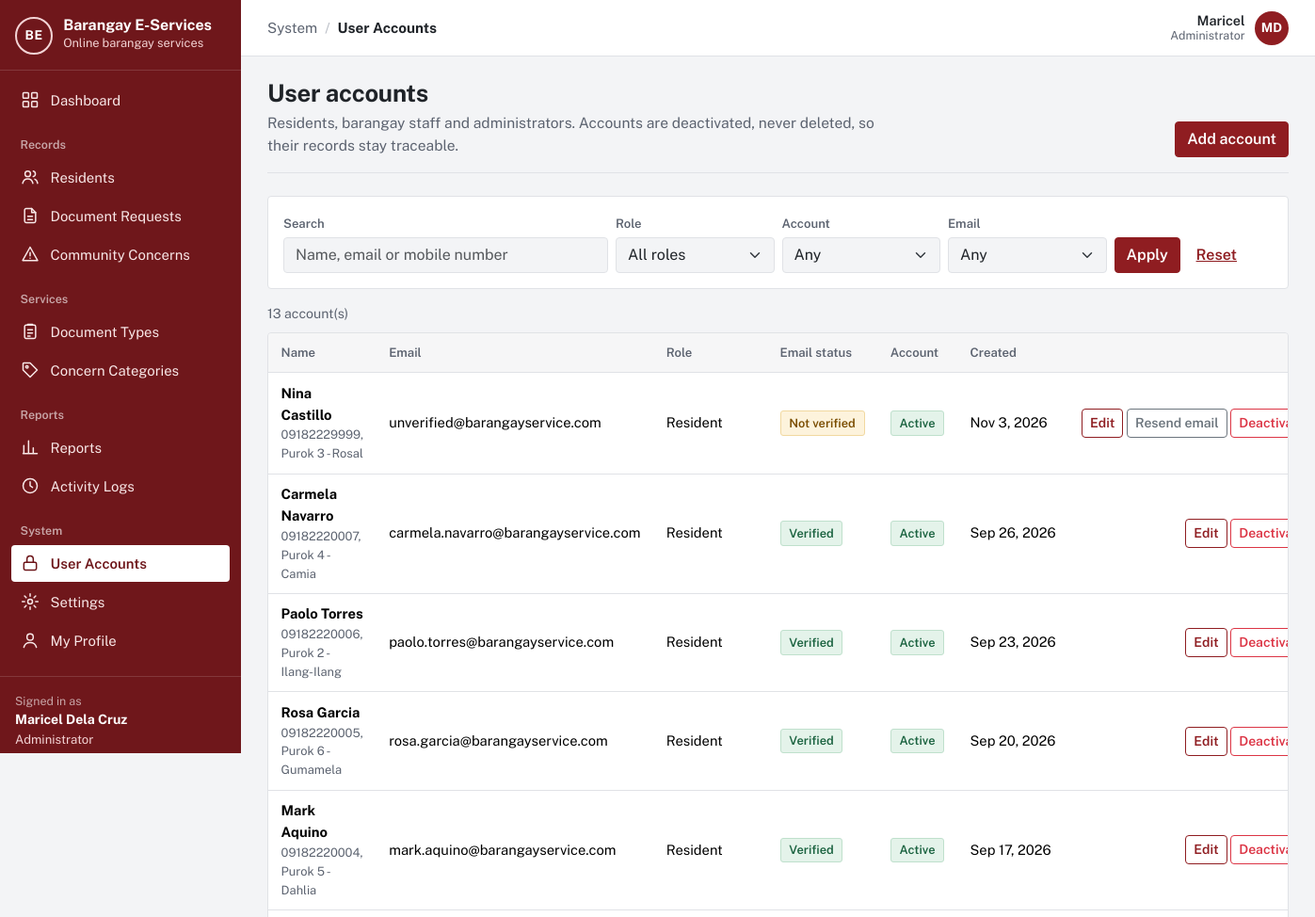
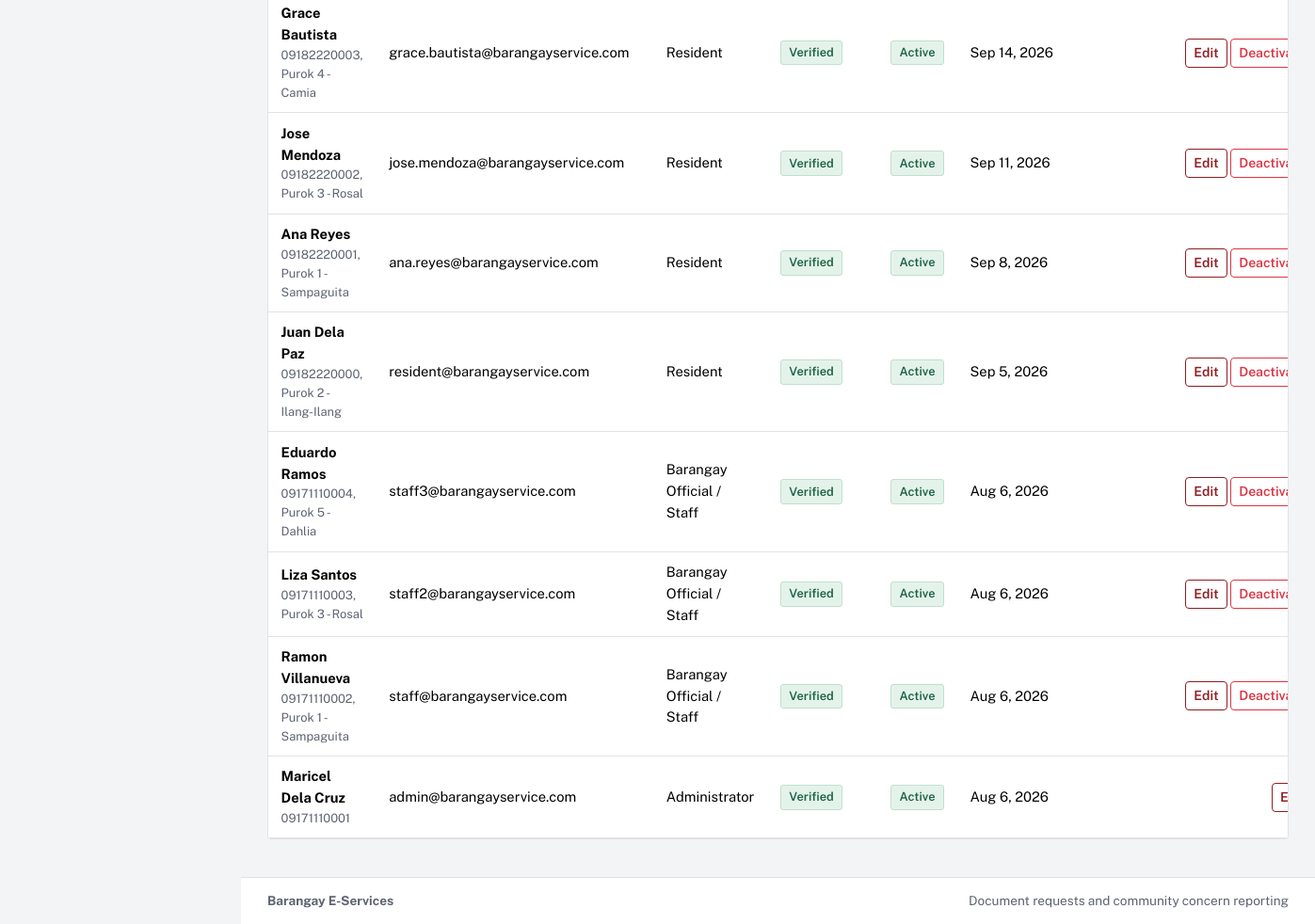
The page /admin/users.php (signed in) on the database its author committed (2 pictures, top to bottom).
### tables this page shows
CREATE TABLE `users` (
  `user_id` int(10) unsigned NOT NULL AUTO_INCREMENT,
  `role_id` tinyint(3) unsigned NOT NULL,
  `purok_id` smallint(5) unsigned DEFAULT NULL,
  `first_name` varchar(60) NOT NULL,
  `last_name` varchar(60) NOT NULL,
  `email` varchar(120) NOT NULL,
  `contact_no` varchar(13) DEFAULT NULL,
  `street_address` varchar(150) DEFAULT NULL,
  `password_hash` varchar(255) NOT NULL,
  `email_verified_at` datetime DEFAULT NULL,
  `is_active` tinyint(1) NOT NULL DEFAULT 1,
  `failed_logins` tinyint(3) unsigned NOT NULL DEFAULT 0,
  `locked_until` datetime DEFAULT NULL,
  `created_at` datetime NOT NULL DEFAULT current_timestamp(),
  `updated_at` datetime NOT NULL DEFAULT current_timestamp() ON UPDATE current_timestamp(),
  PRIMARY KEY (`user_id`),
  UNIQUE KEY `email` (`email`),
  KEY `fk_users_purok` (`purok_id`),
  KEY `idx_users_role` (`role_id`),
  CONSTRAINT `fk_users_purok` FOREIGN KEY (`purok_id`) REFERENCES `puroks` (`purok_id`) ON DELETE SET NULL,
  CONSTRAINT `fk_users_role` FOREIGN KEY (`role_id`) REFERENCES `roles` (`role_id`)
);

CREATE TABLE `roles` (
  `role_id` tinyint(3) unsigned NOT NULL,
  `role_key` varchar(20) NOT NULL,
  `role_name` varchar(50) NOT NULL,
  PRIMARY KEY (`role_id`),
  UNIQUE KEY `role_key` (`role_key`)
);

CREATE TABLE `puroks` (
  `purok_id` smallint(5) unsigned NOT NULL AUTO_INCREMENT,
  `purok_name` varchar(60) NOT NULL,
  PRIMARY KEY (`purok_id`),
  UNIQUE KEY `purok_name` (`purok_name`)
);

### app/lib/helpers.php (called while the page is built, shortened)
<?php
function e($value): string
{
    return htmlspecialchars((string) ($value ?? ''), ENT_QUOTES | ENT_SUBSTITUTE, 'UTF-8');
}
function base_path(): string
{
    static $base = null;
    if ($base === null) {
        $script = realpath($_SERVER['SCRIPT_FILENAME'] ?? '') ?: '';
        $root   = realpath(APP_ROOT) ?: APP_ROOT;
        $rel    = str_replace('\\', '/', substr($script, strlen($root)));
        $name   = str_replace('\\', '/', $_SERVER['SCRIPT_NAME'] ?? '');
        $base   = ($rel !== '' && str_ends_with($name, $rel)) ? substr($name, 0, -strlen($rel)) : '';
        $base   = rtrim($base, '/');
    }
    return $base;
}
function url(string $path = ''): string
{
    return base_path() . '/' . ltrim($path, '/');
}
function asset(string $path): string
{
    return url('assets/' . ltrim($path, '/'));
}
function query_param(string $key, string $default = ''): string
{
    $value = $_GET[$key] ?? $default;
    return is_string($value) ? trim($value) : $default;
}
function format_date(?string $datetime, string $format = 'M j, Y'): string
{
    return $datetime ? date($format, strtotime($datetime)) : '—';
}
function full_name(array $row, string $prefix = ''): string
{
    return trim(($row[$prefix . 'first_name'] ?? '') . ' ' . ($row[$prefix . 'last_name'] ?? ''));
}
function paginate(int $total, int $perPage = 15): array
{
    $page = max(1, (int) ($_GET['page'] ?? 1));
    $totalPages = max(1, (int) ceil($total / $perPage));
    $page = min($page, $totalPages);
    return [$perPage, ($page - 1) * $perPage, $page, $totalPages];
}

### app/lib/auth.php (called while the page is built, shortened)
<?php
function current_user(bool $refresh = false): ?array
{
    static $user = false;
    if ($user !== false && !$refresh) {
        return $user;
    }
    $user = null;
    if (!empty($_SESSION['user_id'])) {
        $user = db_one(
            'SELECT u.user_id, u.first_name, u.last_name, u.email, u.contact_no, u.street_address, u.purok_id,
                    u.email_verified_at, u.is_active, u.created_at, r.role_key, r.role_name
               FROM users u JOIN roles r ON r.role_id = u.role_id
              WHERE u.user_id = ?',
            [(int) $_SESSION['user_id']]
        );
    }
    return $user;
}
function is_verified(?array $user = null): bool
{
    $user = $user ?? current_user();
    return $user !== null && !empty($user['email_verified_at']);
}
function home_path_for_role(?string $role): string
{
    return match ($role) {
        ROLE_ADMIN    => 'admin/dashboard.php',
        ROLE_STAFF    => 'staff/dashboard.php',
        ROLE_RESIDENT => 'resident/dashboard.php',
        default       => 'auth/login.php',
    };
}
function require_login(bool $mustBeVerified = true): array
{
    $user = current_user();
    return $user;
}
function require_role(string ...$roles): array
{
    $user = require_login();
    return $user;
}

### app/lib/db.php (called while the page is built, shortened)
<?php
function db(): mysqli
{
    static $conn = null;
    if ($conn === null) {
        $conn = new mysqli(
            config('db.host'),
            config('db.user'),
            config('db.password'),
            config('db.name'),
            (int) config('db.port', 3306)
        );
        $conn->set_charset('utf8mb4');
        $conn->query("SET time_zone = '+08:00'");
    }
    return $conn;
}
function db_query(string $sql, array $params = []): mysqli_stmt
{
    $stmt = db()->prepare($sql);
    if ($params) {
        $types = '';
        foreach ($params as $p) {
            $types .= is_int($p) ? 'i' : (is_float($p) ? 'd' : 's');
        }
        $stmt->bind_param($types, ...array_values($params));
    }
    $stmt->execute();
    return $stmt;
}
function db_all(string $sql, array $params = []): array
{
    $result = db_query($sql, $params)->get_result();
    return $result ? $result->fetch_all(MYSQLI_ASSOC) : [];
}
function db_one(string $sql, array $params = []): ?array
{
    $result = db_query($sql, $params)->get_result();
    $row = $result ? $result->fetch_assoc() : null;
    return $row ?: null;
}
function db_value(string $sql, array $params = [])
{
    $row = db_one($sql, $params);
    return $row ? reset($row) : null;
}

### admin/users.php (the view, shortened to what this page needs)
<?php
require __DIR__ . '/../app/bootstrap.php';
$admin = require_role(ROLE_ADMIN);
$f = [
    'q'        => query_param('q'),
    'role'     => in_array(query_param('role'), [ROLE_ADMIN, ROLE_STAFF, ROLE_RESIDENT], true) ? query_param('role') : '',
    'status'   => in_array(query_param('status'), ['active', 'inactive'], true) ? query_param('status') : '',
    'verified' => in_array(query_param('verified'), ['0', '1'], true) ? query_param('verified') : '',
];
$where = [];
$params = [];
$whereSql = $where ? 'WHERE ' . implode(' AND ', $where) : '';
$from = "FROM users u JOIN roles r ON r.role_id = u.role_id LEFT JOIN puroks p ON p.purok_id = u.purok_id $whereSql";
$total = (int) db_value("SELECT COUNT(*) $from", $params);
[$limit, $offset, $page, $pages] = paginate($total);
$rows = db_all(
    "SELECT u.user_id, u.first_name, u.last_name, u.email, u.contact_no, u.email_verified_at, u.is_active, u.created_at,
            r.role_key, r.role_name, p.purok_name $from ORDER BY u.created_at DESC, u.user_id DESC LIMIT ? OFFSET ?",
    array_merge($params, [$limit, $offset])
);
$activeNav = 'users';
require APP_ROOT . '/app/views/header.php';
?>
<div class="page-head">
  <div><h1>User accounts</h1><p>Residents, barangay staff and administrators. Accounts are deactivated, never deleted, so their records stay traceable.</p></div>
  <div class="page-actions"><a class="btn btn-primary" href="<?= e(url('admin/user-form.php')) ?>">Add account</a></div>
</div>
<form class="filters" method="get" role="search">
  <div class="row g-2 align-items-end">
    <div class="col-md-4"><label class="form-label" for="q">Search</label><input class="form-control" id="q" name="q" value="<?= e($f['q']) ?>" placeholder="Name, email or mobile number"></div>
    <div class="col-6 col-md-2"><label class="form-label" for="role">Role</label>
      <select class="form-select" id="role" name="role"><option value="">All roles</option>
        <option value="admin" <?= $f['role'] === 'admin' ? 'selected' : '' ?>>Administrator</option></select></div>
    <div class="col-6 col-md-2"><label class="form-label" for="status">Account</label>
      <select class="form-select" id="status" name="status"><option value="">Any</option>
        <option value="inactive" <?= $f['status'] === 'inactive' ? 'selected' : '' ?>>Deactivated</option></select></div>
    <div class="col-6 col-md-2"><label class="form-label" for="verified">Email</label>
      <select class="form-select" id="verified" name="verified"><option value="">Any</option>
        <option value="0" <?= $f['verified'] === '0' ? 'selected' : '' ?>>Not verified</option></select></div>
    <div class="col-auto"><button class="btn btn-primary" type="submit">Apply</button> <a class="btn btn-link" href="<?= e(url('admin/users.php')) ?>">Reset</a></div>
  </div>
</form>
<div class="result-meta"><span><?= $total ?> account(s)</span></div>
<div class="table-wrap">
  <?php if (!$rows): ?><div class="empty"><p>No accounts match these filters.</p></div><?php else: ?>
  <table class="table">
    <thead><tr><th scope="col">Name</th><th scope="col">Email</th><th scope="col">Role</th><th scope="col">Email status</th><th scope="col">Account</th><th scope="col">Created</th><th scope="col"><span class="visually-hidden">Actions</span></th></tr></thead>
    <tbody>
    <?php foreach ($rows as $r): ?>
      <tr>
        <td><strong><?= e(full_name($r)) ?></strong><div class="small text-muted"><?= e($r['contact_no']) ?><?= $r['purok_name'] ? ', ' . e($r['purok_name']) : '' ?></div></td>
        <td><?= e($r['email']) ?></td>
        <td><?= e($r['role_name']) ?></td>
        <td><?= $r['email_verified_at'] ? '<span class="status status-done">Verified</span>' : '<span class="status status-ready">Not verified</span>' ?></td>
        <td><?= $r['is_active'] ? '<span class="status status-done">Active</span>' : '<span class="status status-muted">Deactivated</span>' ?></td>
        <td class="nowrap"><?= e(format_date($r['created_at'])) ?></td>
        <td class="text-end nowrap">
          <a class="btn btn-sm btn-outline-primary" href="<?= e(url('admin/user-form.php?id=' . (int) $r['user_id'])) ?>">Edit<span class="visually-hidden"> <?= e(full_name($r)) ?></span></a>
          <form method="post" class="d-inline">
            <?php if (!$r['email_verified_at']): ?><button class="btn btn-sm btn-outline-secondary" name="op" value="resend">Resend email</button><?php endif; ?>
            <?php if ((int) $r['user_id'] !== (int) $admin['user_id']): ?>
              <?php if ($r['is_active']): ?>
                <button class="btn btn-sm btn-outline-danger" name="op" value="deactivate" data-confirm="Deactivate <?= e(full_name($r)) ?>? They will not be able to sign in.">Deactivate</button>
              <?php else: ?>
                <button class="btn btn-sm btn-outline-secondary" name="op" value="activate">Activate</button>
              <?php endif; ?>
            <?php endif; ?>
          </form>
        </td>
      </tr>
    <?php endforeach; ?>
    </tbody>
  </table>
  <?php endif; ?>
</div>
<?php require APP_ROOT . '/app/views/footer.php'; ?>

### app/views/header.php (shortened to what this page needs)
<?php
$user = current_user();
$role = $user['role_key'] ?? null;
$verified = $user && is_verified($user);
$activeNav = $activeNav ?? '';
$appLayout = $user && $verified;
$groups = [];
if ($appLayout && $role === ROLE_ADMIN) {
    $groups = [
        '' => ['dashboard' => ['admin/dashboard.php', 'Dashboard', 'dashboard']],
        'Records' => [
            'residents' => ['residents.php', 'Residents', 'residents'],
            'requests'  => ['requests.php', 'Document Requests', 'document'],
            'concerns'  => ['concerns.php', 'Community Concerns', 'concern'],
        ],
        'Services' => [
            'doctypes'   => ['admin/document-types.php', 'Document Types', 'services'],
            'categories' => ['admin/categories.php', 'Concern Categories', 'category'],
        ],
        'Reports' => [
            'reports' => ['reports.php', 'Reports', 'reports'],
            'logs'    => ['admin/logs.php', 'Activity Logs', 'logs'],
        ],
        'System' => [
            'users'    => ['admin/users.php', 'User Accounts', 'accounts'],
            'settings' => ['admin/settings.php', 'Settings', 'settings'],
            'profile'  => ['profile.php', 'My Profile', 'profile'],
        ],
    ];
}
$crumbGroup = '';
$crumbItem = $pageTitle ?? '';
foreach ($groups as $label => $items) {
    if (isset($items[$activeNav])) {
        $crumbGroup = $label;
        $crumbItem = $items[$activeNav][1];
    }
}
?><!doctype html>
<html lang="en">
<head>
  <link rel="stylesheet" href="<?= e(asset('vendor/bootstrap/bootstrap.min.css')) ?>">
  <link rel="stylesheet" href="<?= e(asset('css/app.css')) ?>">
</head>
<body class="<?= $appLayout ? 'app-body' : 'public-body' ?>">
<?php if ($appLayout): ?>
<div class="app-shell">
  <aside class="sidebar offcanvas-lg offcanvas-start" id="sidebar" tabindex="-1" aria-label="Main navigation">
    <div class="sidebar-brand">
      <a class="brand" href="<?= e(url(home_path_for_role($role))) ?>">
        <?= render_app_mark() ?>
        <span class="brand-text">
          <span class="brand-name"><?= e(app_name()) ?></span>
          <span class="brand-sub">Online barangay services</span>
        </span>
      </a>
    </div>
    <nav class="sidebar-nav">
      <?php foreach ($groups as $label => $items): ?>
        <?php if ($label !== ''): ?><div class="sidebar-heading"><?= e($label) ?></div><?php endif; ?>
        <ul class="sidebar-list">
          <?php foreach ($items as $key => [$path, $itemLabel, $iconName]): ?>
            <li>
              <a class="sidebar-link<?= $key === $activeNav ? ' active' : '' ?>" <?= $key === $activeNav ? 'aria-current="page"' : '' ?> href="<?= e(url($path)) ?>">
                <?= icon($iconName) ?><span><?= e($itemLabel) ?></span>
              </a>
            </li>
          <?php endforeach; ?>
        </ul>
      <?php endforeach; ?>
    </nav>
    <div class="sidebar-user">
      <div class="sidebar-user-label">Signed in as</div>
      <div class="sidebar-user-name"><?= e(full_name($user)) ?></div>
      <div class="sidebar-user-role"><?= e($user['role_name']) ?></div>
      <form method="post" action="<?= e(url('auth/logout.php')) ?>">
      </form>
    </div>
  </aside>
  <div class="app-main">
    <header class="topbar">
      <nav class="topbar-crumb" aria-label="You are here">
        <?php if ($crumbGroup !== ''): ?><span class="crumb-group"><?= e($crumbGroup) ?></span><span class="crumb-sep" aria-hidden="true">/</span><?php endif; ?>
        <span class="crumb-item"><?= e($crumbItem) ?></span>
      </nav>
      <div class="topbar-user">
        <span class="topbar-user-text"><span class="topbar-user-name"><?= e($user['first_name']) ?></span><span class="topbar-user-role"><?= e($user['role_name']) ?></span></span>
        <a class="avatar" href="<?= e(url('profile.php')) ?>" title="My profile" aria-label="My profile"><?= e(mb_strtoupper(mb_substr($user['first_name'], 0, 1) . mb_substr($user['last_name'], 0, 1))) ?></a>
      </div>
    </header>
    <main id="main" class="page">
<?php endif; ?>

### rows shown on the page
users: full_name($user) "Maricel Dela Cruz", role.role_name "Administrator", first_name "Maricel", first_name+last_name "MD", full_name($r) "Maricel Dela Cruz", contact_no "09171110001", email "admin@barangayservice.com", shows "Verified", is_active "Active", created_at "Aug 6, 2026"
users: full_name($r) "Nina Castillo", contact_no "09182229999", purok.purok_name "Purok 3 - Rosal", email "unverified@barangayservice.com", role.role_name "Resident", shows "Not verified", is_active "Active", created_at "Nov 3, 2026", shows "Resend email"
users: full_name($r) "Carmela Navarro", contact_no "09182220007", purok.purok_name "Purok 4 - Camia", email "carmela.navarro@barangayservice.com", role.role_name "Resident", shows "Verified", is_active "Active", created_at "Sep 26, 2026"
users: full_name($r) "Paolo Torres", contact_no "09182220006", purok.purok_name "Purok 2 - Ilang-Ilang", email "paolo.torres@barangayservice.com", role.role_name "Resident", shows "Verified", is_active "Active", created_at "Sep 23, 2026"
users: full_name($r) "Rosa Garcia", contact_no "09182220005", purok.purok_name "Purok 6 - Gumamela", email "rosa.garcia@barangayservice.com", role.role_name "Resident", shows "Verified", is_active "Active", created_at "Sep 20, 2026"
users: full_name($r) "Mark Aquino", contact_no "09182220004", purok.purok_name "Purok 5 - Dahlia", email "mark.aquino@barangayservice.com", role.role_name "Resident", shows "Verified", is_active "Active", created_at "Sep 17, 2026"
users: full_name($r) "Grace Bautista", contact_no "09182220003", purok.purok_name "Purok 4 - Camia", email "grace.bautista@barangayservice.com", role.role_name "Resident", shows "Verified", is_active "Active", created_at "Sep 14, 2026"
users: full_name($r) "Jose Mendoza", contact_no "09182220002", purok.purok_name "Purok 3 - Rosal", email "jose.mendoza@barangayservice.com", role.role_name "Resident", shows "Verified", is_active "Active", created_at "Sep 11, 2026"
users: full_name($r) "Ana Reyes", contact_no "09182220001", purok.purok_name "Purok 1 - Sampaguita", email "ana.reyes@barangayservice.com", role.role_name "Resident", shows "Verified", is_active "Active", created_at "Sep 8, 2026"
users: full_name($r) "Juan Dela Paz", contact_no "09182220000", purok.purok_name "Purok 2 - Ilang-Ilang", email "resident@barangayservice.com", role.role_name "Resident", shows "Verified", is_active "Active", created_at "Sep 5, 2026"
users: full_name($r) "Eduardo Ramos", contact_no "09171110004", purok.purok_name "Purok 5 - Dahlia", email "staff3@barangayservice.com", role.role_name "Barangay Official / Staff", shows "Verified", is_active "Active", created_at "Aug 6, 2026"
users: full_name($r) "Liza Santos", contact_no "09171110003", purok.purok_name "Purok 3 - Rosal", email "staff2@barangayservice.com", role.role_name "Barangay Official / Staff", shows "Verified", is_active "Active", created_at "Aug 6, 2026"
users: full_name($r) "Ramon Villanueva", contact_no "09171110002", purok.purok_name "Purok 1 - Sampaguita", email "staff@barangayservice.com", role.role_name "Barangay Official / Staff", shows "Verified", is_active "Active", created_at "Aug 6, 2026"

### other values the page prints
app_name() "Barangay E-Services"
$itemLabel "Dashboard"
$label "Records"
$itemLabel "Residents"
$itemLabel "Document Requests"
$itemLabel "Community Concerns"
$label "Services"
$itemLabel "Document Types"
$itemLabel "Concern Categories"
$label "Reports"
$itemLabel "Reports"
$itemLabel "Activity Logs"
$label "System"
$itemLabel "User Accounts"
$itemLabel "Settings"
